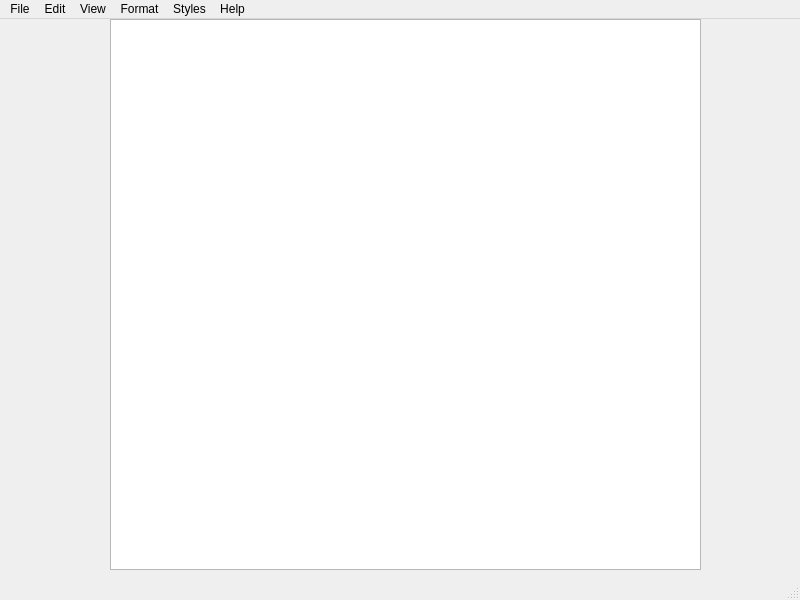
<?xml version="1.0" encoding="UTF-8"?>
<ui version="4.0">
 <class>MainWindow</class>
 <widget class="QMainWindow" name="MainWindow">
  <property name="geometry">
   <rect>
    <x>0</x>
    <y>0</y>
    <width>800</width>
    <height>600</height>
   </rect>
  </property>
  <property name="windowTitle">
   <string>MainWindow</string>
  </property>
  <widget class="QWidget" name="centralwidget">
   <widget class="Editor" name="plainTextEdit">
    <property name="geometry">
     <rect>
      <x>110</x>
      <y>0</y>
      <width>591</width>
      <height>551</height>
     </rect>
    </property>
   </widget>
  </widget>
  <widget class="QMenuBar" name="menubar">
   <property name="geometry">
    <rect>
     <x>0</x>
     <y>0</y>
     <width>800</width>
     <height>21</height>
    </rect>
   </property>
   <widget class="QMenu" name="menuFile">
    <property name="title">
     <string>File</string>
    </property>
    <addaction name="actionNew"/>
    <addaction name="actionOpen"/>
    <addaction name="actionSave"/>
    <addaction name="actionExport_As"/>
    <addaction name="actionPrint"/>
   </widget>
   <widget class="QMenu" name="menuEdit">
    <property name="title">
     <string>Edit</string>
    </property>
   </widget>
   <widget class="QMenu" name="menuView">
    <property name="title">
     <string>View</string>
    </property>
   </widget>
   <widget class="QMenu" name="menuFormat">
    <property name="title">
     <string>Format</string>
    </property>
   </widget>
   <widget class="QMenu" name="menuStyles">
    <property name="title">
     <string>Styles</string>
    </property>
   </widget>
   <widget class="QMenu" name="menuHelp">
    <property name="title">
     <string>Help</string>
    </property>
   </widget>
   <addaction name="menuFile"/>
   <addaction name="menuEdit"/>
   <addaction name="menuView"/>
   <addaction name="menuFormat"/>
   <addaction name="menuStyles"/>
   <addaction name="menuHelp"/>
  </widget>
  <widget class="QStatusBar" name="statusbar"/>
  <action name="actionNew">
   <property name="text">
    <string>New</string>
   </property>
  </action>
  <action name="actionOpen">
   <property name="text">
    <string>Open</string>
   </property>
  </action>
  <action name="actionSave">
   <property name="text">
    <string>Save</string>
   </property>
  </action>
  <action name="actionExport_As">
   <property name="text">
    <string>Export As</string>
   </property>
  </action>
  <action name="actionPrint">
   <property name="text">
    <string>Print</string>
   </property>
  </action>
 </widget>
 <customwidgets>
  <customwidget>
   <class>Editor</class>
   <extends>QPlainTextEdit</extends>
   <header>editor.h</header>
  </customwidget>
 </customwidgets>
 <resources/>
 <connections/>
</ui>
